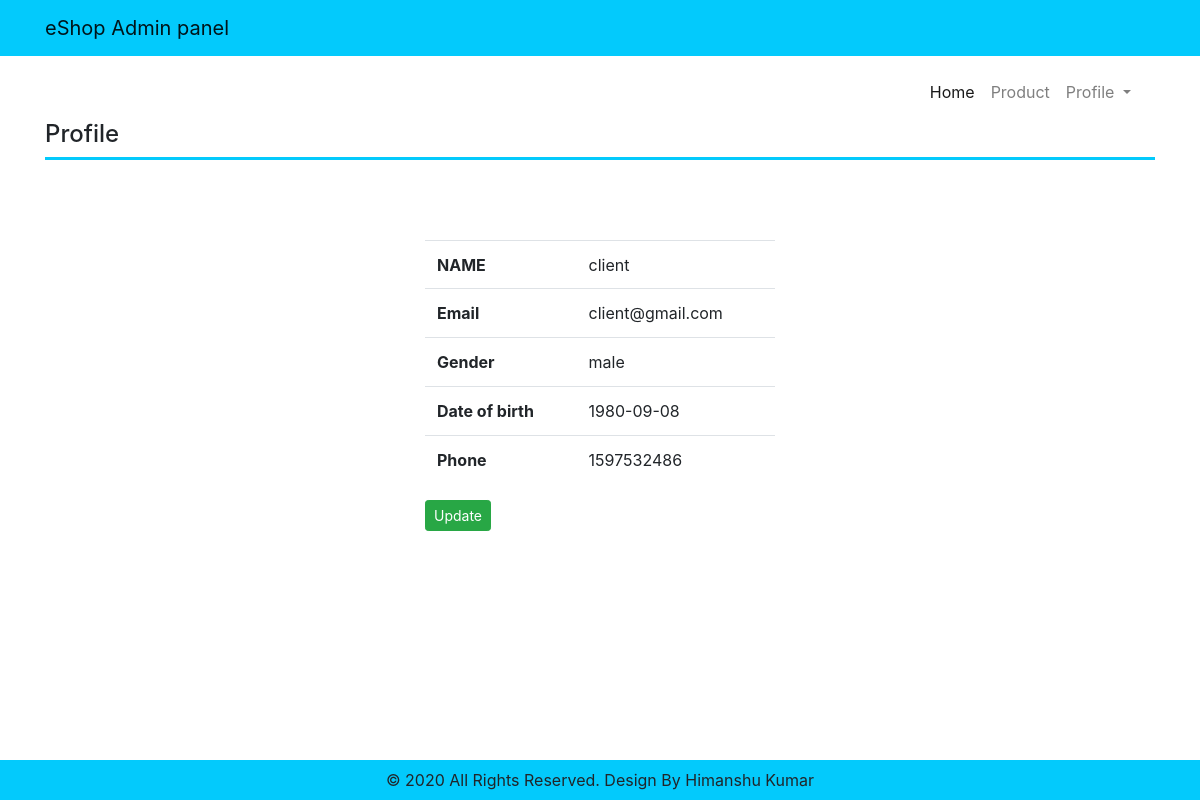
/admin/profile.php (signed in), run on the app's committed database.
### tables this page shows
CREATE TABLE `signup` (
  `name` varchar(30) DEFAULT NULL,
  `email` varchar(30) NOT NULL,
  `password` varchar(255) DEFAULT NULL,
  `gender` varchar(15) DEFAULT NULL,
  `dob` date DEFAULT NULL,
  `phone` bigint(20) DEFAULT NULL,
  `role` varchar(15) DEFAULT NULL
);

### admin/profile.php (the view, shortened to what this page needs)
 <?php
    $name=$_SESSION['name'];
           ?>
<!DOCTYPE html>
<html lang="en">
  <head>
    <link rel="stylesheet" href="https://maxcdn.bootstrapcdn.com/bootstrap/4.0.0/css/bootstrap.min.css">
  </head>
  <body>
    <header>
        <?php include"header.php"?>
        <?php include"menu.php"?>
         <div class="container">
        <nav style="border-bottom:3px solid #03cafc">
            <h4>Profile</h4>
        </nav>
    </div>
    </header>
    <section class="container mb-5" style="margin-top:80px;">
    <div class="row">
    <div class="col-md-4"></div>
    <div class="col-md-4">
         <?php
          require "connection.php";
          $result = mysqli_query($con,"SELECT * FROM signup where name='$name'");
          $r=mysqli_fetch_array($result);
            echo"<table class='table table-hover table-responsive-sm table-responsive-md' width='100%'>
                <tr><th>NAME</th><td>$r[0]</td><tr>";
            echo"<tr><th>Email</th><td>$r[1]</td></tr>";
            echo"<tr><th>Gender</th><td>$r[3]</td></tr>";
            echo"<tr><th>Date of birth</th><td>$r[4]</td></tr>";
            echo"<tr><th>Phone</th><td>$r[5]</td></tr>";
            echo "</table>";
             echo "<a href='profile_edit.php?email=$r[1]'><input type='button' class='btn btn-success btn-sm' value='Update'></a>";
   ?>
    </div>
    <div class="col-md-4"></div>
</div>
    </section>
    <footer class="fixed-bottom">
      <?php include"footer.php"?>
    </footer>
  </body>
</html>

### data on the page
signup: name "client", email "client@gmail.com", gender "male", dob "1980-09-08", phone "1597532486"
